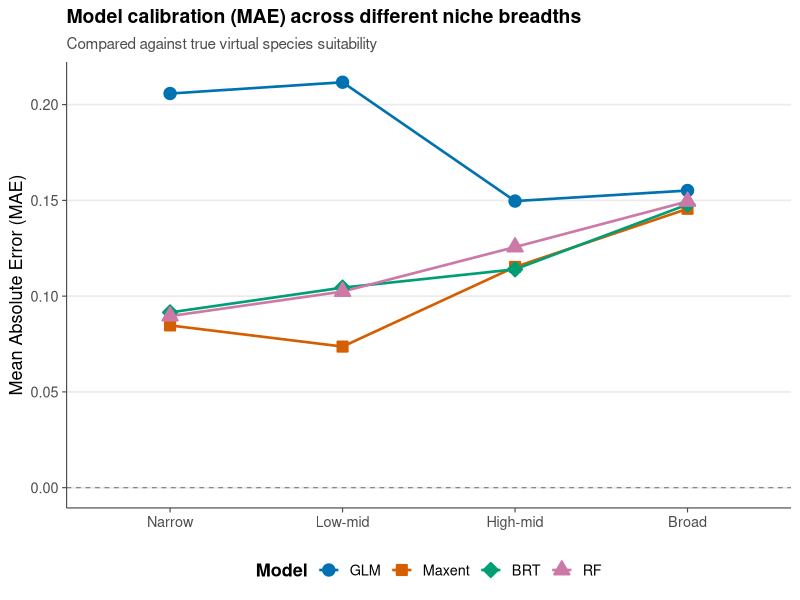
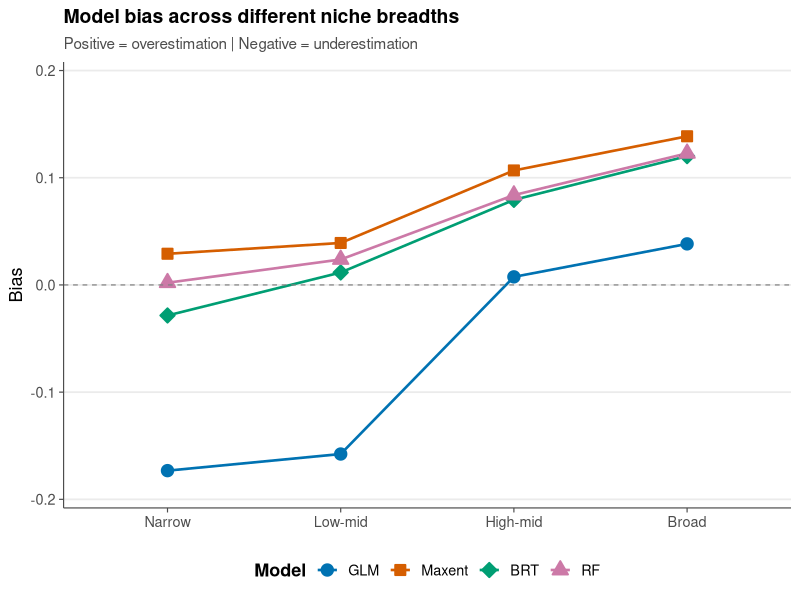
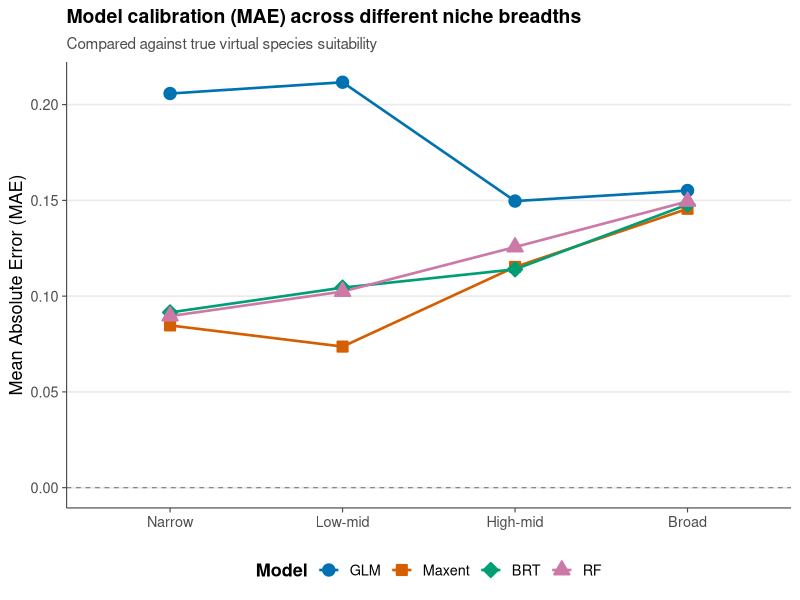
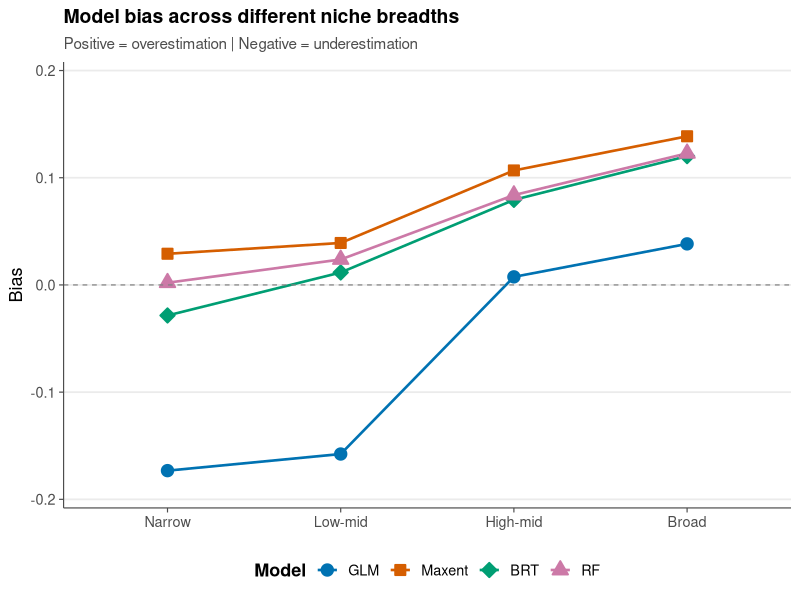
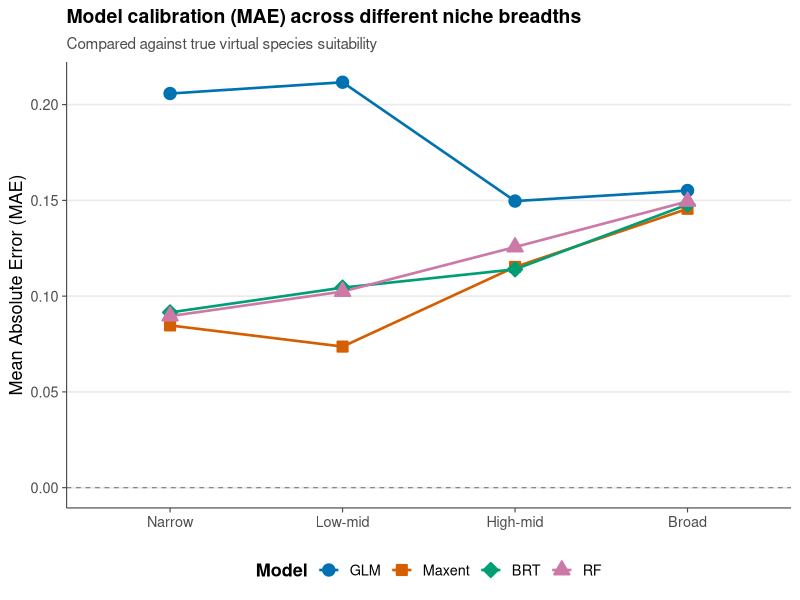
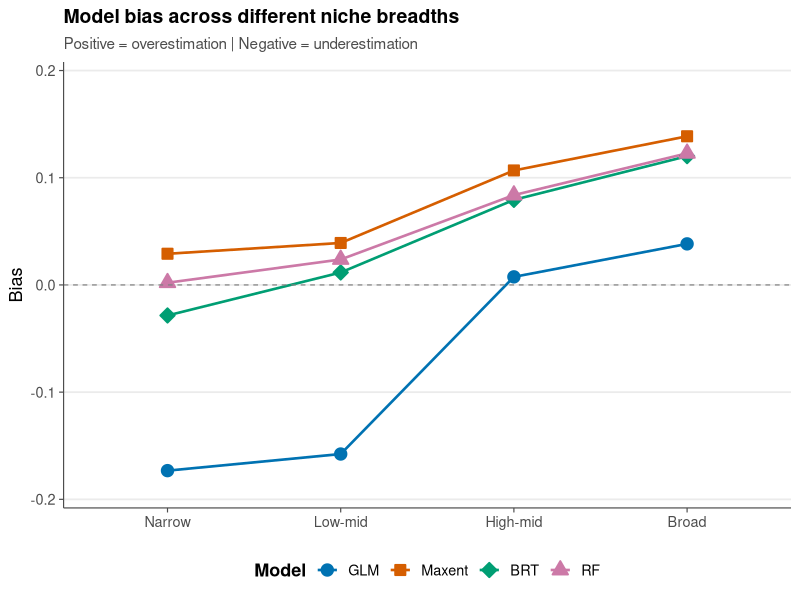

Write R code to recreate these figures, in order.
# =============================================================================
# 7.2 Plots: MAE + Bias (vs. True Suitability)
# =============================================================================

library(ggplot2)
library(dplyr)


# -----------------------------------------------------------------------------
# 1 - Read data
# -----------------------------------------------------------------------------

niche_names  <- c("narrow", "low_mid", "high_mid", "broad")
niche_labels <- c("Narrow", "Low-mid", "High-mid", "Broad")
model_order  <- c("GLM", "Maxent", "BRT", "RF")

metrics_combined <- read.csv("results/mae_bias_true_suitability.csv") %>%
  mutate(
    niche_breadth = factor(niche_breadth, levels = niche_names, labels = niche_labels),
    model_type    = factor(model_type, levels = model_order)
  )


# -----------------------------------------------------------------------------
# 2 - Theme for plots
# -----------------------------------------------------------------------------

theme_plots <- theme_minimal(base_size = 13, base_family = "sans") +
  theme(
    panel.grid.minor   = element_blank(),
    panel.grid.major.x = element_blank(),
    axis.line          = element_line(color = "grey30", linewidth = 0.4),
    axis.ticks         = element_line(color = "grey30", linewidth = 0.4),
    plot.title         = element_text(face = "bold", size = 14),
    plot.subtitle      = element_text(color = "grey30", size = 11),
    legend.position    = "bottom",
    legend.title       = element_text(face = "bold"),
    strip.text         = element_text(face = "bold", size = 12),
    strip.background   = element_blank()
  )

# color palette
colors <- setNames(
  c("#0072B2", "#D55E00", "#009E73", "#CC79A7")[seq_along(model_order)],
  model_order
)


# -----------------------------------------------------------------------------
# 3 - MAE-Plot
# -----------------------------------------------------------------------------

p_mae <- ggplot(metrics_combined,
                aes(x = niche_breadth, y = MAE, color = model_type, fill = model_type, shape = model_type,
                    group = model_type)) +
  geom_line(linewidth = 0.9) +
  geom_point(size = 3.2, stroke = 1) +
  geom_hline(yintercept = 0, linetype = "dashed", color = "grey50", linewidth  = 0.4) +
  scale_color_manual(values = colors) +
  scale_fill_manual(values  = colors) +
  scale_shape_manual(values = c(21, 22, 23, 24)) +
  labs(
    title = "Model calibration (MAE) across different niche breadths",
    subtitle = "Compared against true virtual species suitability",
    x = NULL,
    y = "Mean Absolute Error (MAE)",
    color = "Model",
    fill = "Model",
    shape = "Model"
  ) +
  theme_plots


# -----------------------------------------------------------------------------
# 4 - Bias-Plot
# -----------------------------------------------------------------------------

p_bias <- ggplot(metrics_combined,
                 aes(x = niche_breadth, y = Bias, color = model_type, fill = model_type, shape = model_type,
                     group = model_type)) +
  geom_line(linewidth = 0.9) +
  geom_point(size = 3.2, stroke = 1) +
  geom_hline(yintercept = 0, linetype = "dashed", color = "grey50", linewidth = 0.4) +
  scale_color_manual(values = colors) +
  scale_fill_manual(values  = colors) +
  scale_shape_manual(values = c(21, 22, 23, 24)) +
  scale_y_continuous(
    limits = c(-0.2, 0.2),
    breaks = seq(-0.2, 0.2, by = 0.1),
    expand = expansion(mult = c(0.02, 0.02)) 
  ) +
  labs(
    title = "Model bias across different niche breadths",
    subtitle = "Positive = overestimation | Negative = underestimation",
    x = NULL,
    y = "Bias",
    color = "Model",
    fill = "Model",
    shape = "Model"
  ) +
  theme_plots


# -----------------------------------------------------------------------------
# 5 - Save plots 
# -----------------------------------------------------------------------------

for (fmt in c("png", "pdf")) {
  ggsave(paste0("results/plot_mae.", fmt), p_mae,  width = 8, height = 5, dpi = 300)
  ggsave(paste0("results/plot_bias.", fmt), p_bias, width = 8, height = 5, dpi = 300)
}

print(p_mae)
print(p_bias)
